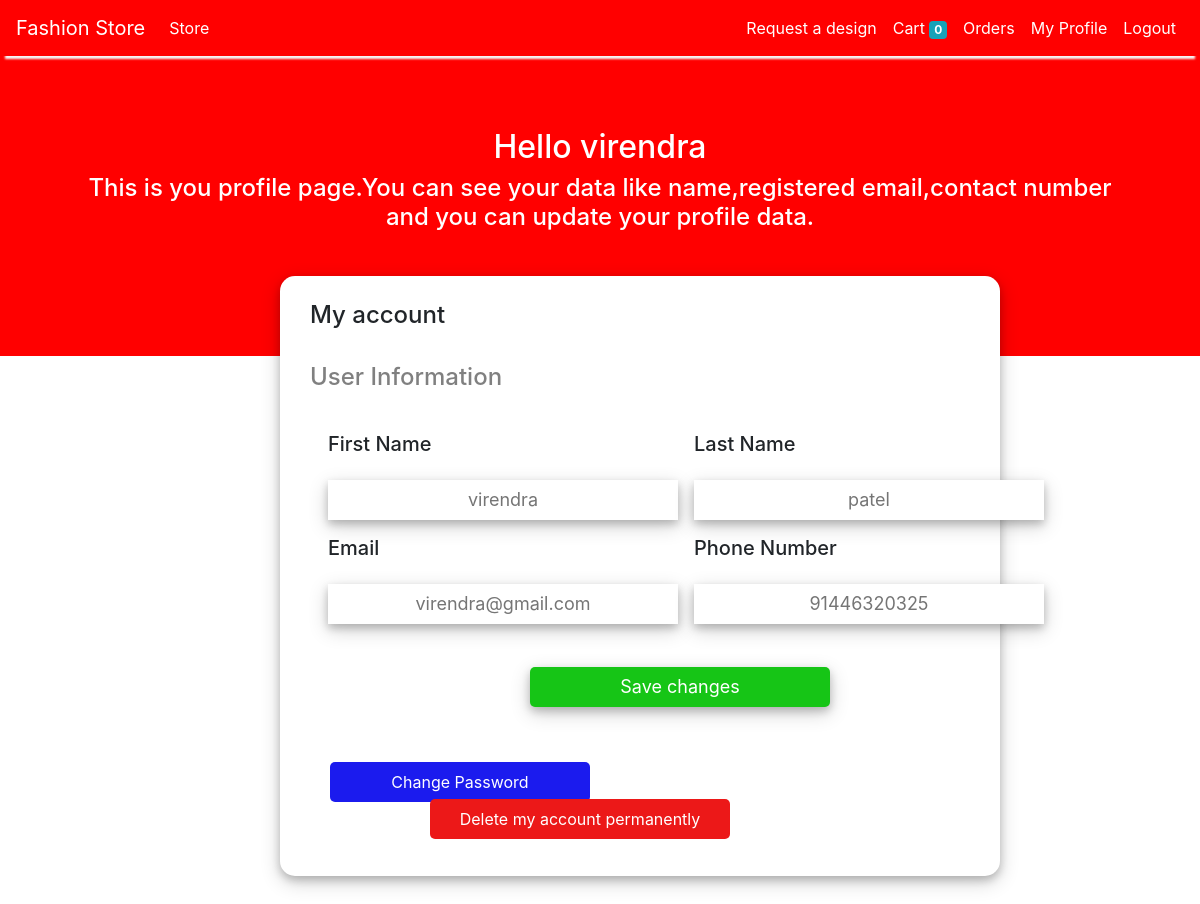
Screenshot of /MyProfile (signed in) with the database file from the repository.
### store/models/customer.py (models this page shows, shortened)
class Customer(models.Model):
    first_name = models.CharField(max_length=50)
    last_name = models.CharField(max_length=50)
    phone = models.CharField(max_length=15)
    email = models.EmailField()
    password = models.CharField(max_length=500)

### store/views/profile.py (the view)
# urls.py: path('MyProfile',profile.add,name='myprofile'),
@csrf_exempt
def add(request):
    if request.method == 'POST':
        key = request.session.get('customer')
        a=Customer.objects.get(id=key)
        fn=request.POST['fn']
        ln=request.POST['ln']
        email=request.POST['email']
        pw=request.POST['pass']
        add=True
        if fn != "":
            a.first_name=fn
        if ln != "":
            a.last_name=ln
        if pw != "":
            a.phone = pw
        if email != "":
            a.email = email
        a.save()
        print(fn)
        return redirect('myprofile')
    else:
        key = request.session.get('customer')
        print(type(id))
        form = Customer.objects.all()
        print(form)
        return render(request,'myprofile.html',{'form':form,'key':key})

### store/templates/myprofile.html (shortened to what this page needs)
{% extends 'base.html' %}
{% block content %}
{% load cart %}
{% load custom_filter %}
<html>
    <head>
    </head>
    <body>
        {% for i in form%}
        {% ifequal i.id key %}
        <div class="top">
            <br><br><br>
            <h2 style="color: white; text-align: center;">Hello {{i.first_name}}</h2>
            <h4 style="color: white;text-align: center;">This is you profile page.You can see your data like name,registered email,contact number <br>and you can update your profile data.</h4>
        </div>
        <div class="box">
            <h4 style="padding-left: 30px;padding-top: 25px;">My account</h4>
            <h4 style="padding-left: 30px;padding-top: 25px;color: grey;">User Information </h4><br>
            <form action="" method="POST">
                <table>
                    <tr>
                        <td><h5>First Name</h5></td>
                        <td><h5>Last Name</h5></td>
                    </tr>
                    <tr>
                        <td><input type="text" name="fn" placeholder="{{i.first_name}}"></td>
                        <td><input type="text" name="ln" placeholder="{{i.last_name}}"></td>
                    </tr>
                    <tr>
                        <td><h5>Email</h5></td>
                        <td><h5>Phone Number</h5></td>
                    </tr>
                    <tr>
                        <td><input type="email" name="email" placeholder="{{i.email}}"></td>
                        <td><input type="text" name="pass" placeholder="{{i.phone}}"></td>
                    </tr>
                </table>
                <input type="submit" value="Save changes" class="sc">
            </form>
                <button type="submit" id="myBtn1" class="cp">Change Password</button>
                <a href="{%url 'deleteacc' %}"><button type="submit" id="myBtn2" class="dp">Delete my account permanently</button></a>
        </div>
        {% endifequal %}
        {% endfor %}
        <br><br>
    </body>
</html>
{% endblock %}

### store/templates/base.html (style rules this page uses)
.box { height: 500px; width: 400px; background-color: lightblue; }

### store/templates/myprofile.html (style rules this page uses)
.top { height: 300px; width: 100%; background-color: red; }
.box { width: 60%; height: 600px; margin-left: 280px; background-color: white; margin-top: -80px; border-radius: 15px; box-shadow: 0 4px 8px 0 rgba(0, 0, 0, 0.2), 0 6px 20px 0 rgba(0, 0, 0, 0.19); }
input { height: 40px; width: 350px; border: 0px; text-align: center; font-size: 18px; box-shadow: 0 4px 8px 0 rgba(0, 0, 0, 0.2), 0 6px 20px 0 rgba(0, 0, 0, 0.19); }
table { margin-left: 40px; }
td { padding: 8px; }
.sc { height: 40px; width: 300px; margin-top: 35px; margin-left: 250px; background-color: rgb(22, 197, 22); color: white; border-radius: 5px; }
.cp { height: 40px; width: 260px; margin-top: 55px; margin-left: 50px; background-color: rgb(27, 27, 238); color: white; border-radius: 5px; border: 0px; }
.dp { height: 40px; width: 300px; border: 0px; margin-left: 150px; margin-top: -3px; background-color: rgb(236, 24, 24); color: white; border-radius: 5px; }

### rows the page displays
Customer: first_name "virendra", fn "virendra", ln "patel", email "virendra@gmail.com", pass "91446320325"

### other values shown
{{ request.session.cart.keys|length }} "0"
